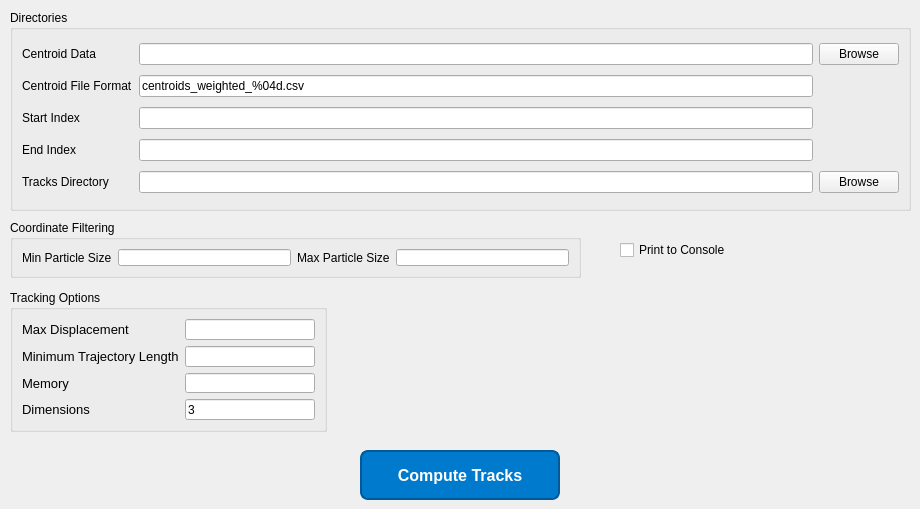
      <widget class="QWidget" name="TrackingTab">
       <property name="toolTip">
        <string>&lt;html&gt;&lt;head/&gt;&lt;body&gt;&lt;p&gt;Tracking tab to track the extracted particle centroids using Crocker-Grier tracking.&lt;/p&gt;&lt;/body&gt;&lt;/html&gt;</string>
       </property>
       <attribute name="title">
        <string>Tracking</string>
       </attribute>
       <widget class="QGroupBox" name="TrackingDirGroup">
        <property name="geometry">
         <rect>
          <x>10</x>
          <y>10</y>
          <width>901</width>
          <height>201</height>
         </rect>
        </property>
        <property name="title">
         <string>Directories</string>
        </property>
        <layout class="QGridLayout" name="gridLayout_6">
         <item row="5" column="2">
          <widget class="QPushButton" name="TrackDirBrowse">
           <property name="text">
            <string>Browse</string>
           </property>
          </widget>
         </item>
         <item row="4" column="0">
          <widget class="QLabel" name="TrackEndIdXLabel">
           <property name="toolTip">
            <string>&lt;html&gt;&lt;head/&gt;&lt;body&gt;&lt;p&gt;Ending index to process.&lt;/p&gt;&lt;/body&gt;&lt;/html&gt;</string>
           </property>
           <property name="text">
            <string>End Index</string>
           </property>
          </widget>
         </item>
         <item row="4" column="1">
          <widget class="QLineEdit" name="TrackEndIdX">
           <property name="toolTip">
            <string>&lt;html&gt;&lt;head/&gt;&lt;body&gt;&lt;p&gt;Ending index to process.&lt;/p&gt;&lt;/body&gt;&lt;/html&gt;</string>
           </property>
          </widget>
         </item>
         <item row="2" column="0">
          <widget class="QLabel" name="TrackStartIdXLabel">
           <property name="toolTip">
            <string>&lt;html&gt;&lt;head/&gt;&lt;body&gt;&lt;p&gt;Starting index to process.&lt;/p&gt;&lt;/body&gt;&lt;/html&gt;</string>
           </property>
           <property name="text">
            <string>Start Index</string>
           </property>
          </widget>
         </item>
         <item row="1" column="1">
          <widget class="QLineEdit" name="CentroidDataFileFormat">
           <property name="toolTip">
            <string>&lt;html&gt;&lt;head/&gt;&lt;body&gt;&lt;p&gt;C-style file name format of the centroid data.&lt;/p&gt;&lt;/body&gt;&lt;/html&gt;</string>
           </property>
           <property name="text">
            <string>centroids_weighted_%04d.csv</string>
           </property>
          </widget>
         </item>
         <item row="5" column="0">
          <widget class="QLabel" name="TrackDirLabel">
           <property name="toolTip">
            <string>&lt;html&gt;&lt;head/&gt;&lt;body&gt;&lt;p&gt;Directory to store the final tracks.csv file.&lt;/p&gt;&lt;/body&gt;&lt;/html&gt;</string>
           </property>
           <property name="text">
            <string>Tracks Directory</string>
           </property>
          </widget>
         </item>
         <item row="0" column="2">
          <widget class="QPushButton" name="CentroidDataBrowse">
           <property name="toolTip">
            <string>&lt;html&gt;&lt;head/&gt;&lt;body&gt;&lt;p&gt;Browse centroid data .csv file.&lt;/p&gt;&lt;/body&gt;&lt;/html&gt;</string>
           </property>
           <property name="text">
            <string>Browse</string>
           </property>
          </widget>
         </item>
         <item row="5" column="1">
          <widget class="QLineEdit" name="TrackDirPath">
           <property name="toolTip">
            <string>&lt;html&gt;&lt;head/&gt;&lt;body&gt;&lt;p&gt;Directory to store the final tracks.csv file.&lt;/p&gt;&lt;/body&gt;&lt;/html&gt;</string>
           </property>
           <property name="text">
            <string/>
           </property>
          </widget>
         </item>
         <item row="2" column="1">
          <widget class="QLineEdit" name="TrackStartIdX">
           <property name="toolTip">
            <string>&lt;html&gt;&lt;head/&gt;&lt;body&gt;&lt;p&gt;Starting index to process.&lt;/p&gt;&lt;/body&gt;&lt;/html&gt;</string>
           </property>
          </widget>
         </item>
         <item row="1" column="0">
          <widget class="QLabel" name="CentroidDataFileFormatLabel">
           <property name="toolTip">
            <string>&lt;html&gt;&lt;head/&gt;&lt;body&gt;&lt;p&gt;C-style file name format of the centroid data.&lt;/p&gt;&lt;/body&gt;&lt;/html&gt;</string>
           </property>
           <property name="text">
            <string>Centroid File Format</string>
           </property>
          </widget>
         </item>
         <item row="0" column="0">
          <widget class="QLabel" name="CentroidDataPathLabel">
           <property name="toolTip">
            <string>&lt;html&gt;&lt;head/&gt;&lt;body&gt;&lt;p&gt;Centroid data location.&lt;/p&gt;&lt;/body&gt;&lt;/html&gt;</string>
           </property>
           <property name="text">
            <string>Centroid Data</string>
           </property>
          </widget>
         </item>
         <item row="0" column="1">
          <widget class="QLineEdit" name="CentroidDataPath">
           <property name="toolTip">
            <string>&lt;html&gt;&lt;head/&gt;&lt;body&gt;&lt;p&gt;Path to the centroid data csv files containing [x,y,z,ParticleSize] columns.&lt;/p&gt;&lt;/body&gt;&lt;/html&gt;</string>
           </property>
          </widget>
         </item>
        </layout>
       </widget>
       <widget class="QGroupBox" name="CoordinateFilteringOptions">
        <property name="geometry">
         <rect>
          <x>10</x>
          <y>220</y>
          <width>571</width>
          <height>58</height>
         </rect>
        </property>
        <property name="toolTip">
         <string>&lt;html&gt;&lt;head/&gt;&lt;body&gt;&lt;p&gt;Filtering coordinates based on the particle size.&lt;/p&gt;&lt;/body&gt;&lt;/html&gt;</string>
        </property>
        <property name="title">
         <string>Coordinate Filtering</string>
        </property>
        <layout class="QHBoxLayout" name="horizontalLayout_8">
         <item>
          <widget class="QLabel" name="MinParticleSizeLabel">
           <property name="font">
            <font>
             <pointsize>9</pointsize>
            </font>
           </property>
           <property name="toolTip">
            <string>&lt;html&gt;&lt;head/&gt;&lt;body&gt;&lt;p&gt;Size of the smallest particle to consider (voxels).&lt;/p&gt;&lt;/body&gt;&lt;/html&gt;</string>
           </property>
           <property name="text">
            <string>Min Particle Size</string>
           </property>
          </widget>
         </item>
         <item>
          <widget class="QLineEdit" name="MinParticleSize">
           <property name="toolTip">
            <string>&lt;html&gt;&lt;head/&gt;&lt;body&gt;&lt;p&gt;Size of the smallest particle to consider (in voxels).&lt;/p&gt;&lt;/body&gt;&lt;/html&gt;</string>
           </property>
          </widget>
         </item>
         <item>
          <widget class="QLabel" name="MaxParticleSizeLabel">
           <property name="font">
            <font>
             <pointsize>9</pointsize>
            </font>
           </property>
           <property name="toolTip">
            <string>&lt;html&gt;&lt;head/&gt;&lt;body&gt;&lt;p&gt;Size of the largest particle to consider (in voxels).&lt;/p&gt;&lt;/body&gt;&lt;/html&gt;</string>
           </property>
           <property name="text">
            <string>Max Particle Size</string>
           </property>
          </widget>
         </item>
         <item>
          <widget class="QLineEdit" name="MaxParticleSize">
           <property name="toolTip">
            <string>&lt;html&gt;&lt;head/&gt;&lt;body&gt;&lt;p&gt;Size of the largest particle to consider (in voxels).&lt;/p&gt;&lt;/body&gt;&lt;/html&gt;</string>
           </property>
           <property name="text">
            <string/>
           </property>
          </widget>
         </item>
        </layout>
       </widget>
       <widget class="QGroupBox" name="TrackingOptions">
        <property name="geometry">
         <rect>
          <x>10</x>
          <y>290</y>
          <width>317</width>
          <height>142</height>
         </rect>
        </property>
        <property name="toolTip">
         <string>&lt;html&gt;&lt;head/&gt;&lt;body&gt;&lt;p&gt;Particle tracking options.&lt;/p&gt;&lt;/body&gt;&lt;/html&gt;</string>
        </property>
        <property name="title">
         <string>Tracking Options</string>
        </property>
        <layout class="QFormLayout" name="formLayout">
         <item row="0" column="0">
          <widget class="QLabel" name="MaxDispLabel">
           <property name="font">
            <font>
             <pointsize>10</pointsize>
            </font>
           </property>
           <property name="toolTip">
            <string>&lt;html&gt;&lt;head/&gt;&lt;body&gt;&lt;p&gt;Maximum particle dispalcement (in voxels).&lt;/p&gt;&lt;/body&gt;&lt;/html&gt;</string>
           </property>
           <property name="text">
            <string>Max Displacement</string>
           </property>
          </widget>
         </item>
         <item row="0" column="1">
          <widget class="QLineEdit" name="MaxDisplacement">
           <property name="toolTip">
            <string>&lt;html&gt;&lt;head/&gt;&lt;body&gt;&lt;p&gt;Maximum particle dispalcement (in voxels).&lt;/p&gt;&lt;/body&gt;&lt;/html&gt;</string>
           </property>
          </widget>
         </item>
         <item row="1" column="0">
          <widget class="QLabel" name="MinTrajLengthLabel">
           <property name="font">
            <font>
             <pointsize>10</pointsize>
            </font>
           </property>
           <property name="toolTip">
            <string>&lt;html&gt;&lt;head/&gt;&lt;body&gt;&lt;p&gt;Minimum trajectory length (in voxels).&lt;/p&gt;&lt;/body&gt;&lt;/html&gt;</string>
           </property>
           <property name="text">
            <string>Minimum Trajectory Length</string>
           </property>
          </widget>
         </item>
         <item row="1" column="1">
          <widget class="QLineEdit" name="MinTrajLength">
           <property name="toolTip">
            <string>&lt;html&gt;&lt;head/&gt;&lt;body&gt;&lt;p&gt;Minimum trajectory length (in voxels).&lt;/p&gt;&lt;/body&gt;&lt;/html&gt;</string>
           </property>
          </widget>
         </item>
         <item row="2" column="0">
          <widget class="QLabel" name="MemoryLabel">
           <property name="font">
            <font>
             <pointsize>10</pointsize>
            </font>
           </property>
           <property name="toolTip">
            <string>&lt;html&gt;&lt;head/&gt;&lt;body&gt;&lt;p&gt;Memory of the particle -- if parrticle disappears and reappears, it will be remembered to the same trajectory for this many frames.&lt;/p&gt;&lt;/body&gt;&lt;/html&gt;</string>
           </property>
           <property name="text">
            <string>Memory</string>
           </property>
          </widget>
         </item>
         <item row="2" column="1">
          <widget class="QLineEdit" name="ParticleMemory">
           <property name="toolTip">
            <string>&lt;html&gt;&lt;head/&gt;&lt;body&gt;&lt;p&gt;Memory of the particle -- if parrticle disappears and reappears, it will be remembered to the same trajectory for this many frames.&lt;/p&gt;&lt;/body&gt;&lt;/html&gt;</string>
           </property>
           <property name="text">
            <string/>
           </property>
          </widget>
         </item>
         <item row="3" column="0">
          <widget class="QLabel" name="DimensionsLabel">
           <property name="font">
            <font>
             <pointsize>10</pointsize>
            </font>
           </property>
           <property name="toolTip">
            <string>&lt;html&gt;&lt;head/&gt;&lt;body&gt;&lt;p&gt;Number of spatial dimensions.&lt;/p&gt;&lt;/body&gt;&lt;/html&gt;</string>
           </property>
           <property name="text">
            <string>Dimensions</string>
           </property>
          </widget>
         </item>
         <item row="3" column="1">
          <widget class="QLineEdit" name="Dimensions">
           <property name="toolTip">
            <string>&lt;html&gt;&lt;head/&gt;&lt;body&gt;&lt;p&gt;Number of spatial dimensions.&lt;/p&gt;&lt;/body&gt;&lt;/html&gt;</string>
           </property>
           <property name="text">
            <string>3</string>
           </property>
          </widget>
         </item>
        </layout>
       </widget>
       <widget class="QCheckBox" name="Print2Console">
        <property name="geometry">
         <rect>
          <x>620</x>
          <y>240</y>
          <width>291</width>
          <height>20</height>
         </rect>
        </property>
        <property name="toolTip">
         <string>&lt;html&gt;&lt;head/&gt;&lt;body&gt;&lt;p&gt;Print additional output to console.&lt;/p&gt;&lt;/body&gt;&lt;/html&gt;</string>
        </property>
        <property name="text">
         <string>Print to Console</string>
        </property>
       </widget>
       <widget class="QPushButton" name="ComputeTracks">
        <property name="geometry">
         <rect>
          <x>360</x>
          <y>450</y>
          <width>200</width>
          <height>50</height>
         </rect>
        </property>
        <property name="minimumSize">
         <size>
          <width>200</width>
          <height>50</height>
         </size>
        </property>
        <property name="font">
         <font>
          <pointsize>12</pointsize>
          <bold>true</bold>
         </font>
        </property>
        <property name="styleSheet">
         <string notr="true">QPushButton#ComputeTracks {
    background-color: #007acc;
    color: #ffffff;
    border: 2px solid #005999;
    border-radius: 8px;
    padding: 10px;
}

QPushButton#ComputeTracks:hover {
    background-color: #3399ff;
}

QPushButton#ComputeTracks:pressed {
    background-color: #005999;
}

QPushButton#ComputeTracks:disabled {
    color: rgba(255,255,255,0.5);
    border-color: rgba(255,255,255,0.3);
}
</string>
        </property>
        <property name="text">
         <string>Compute Tracks</string>
        </property>
       </widget>
      </widget>
